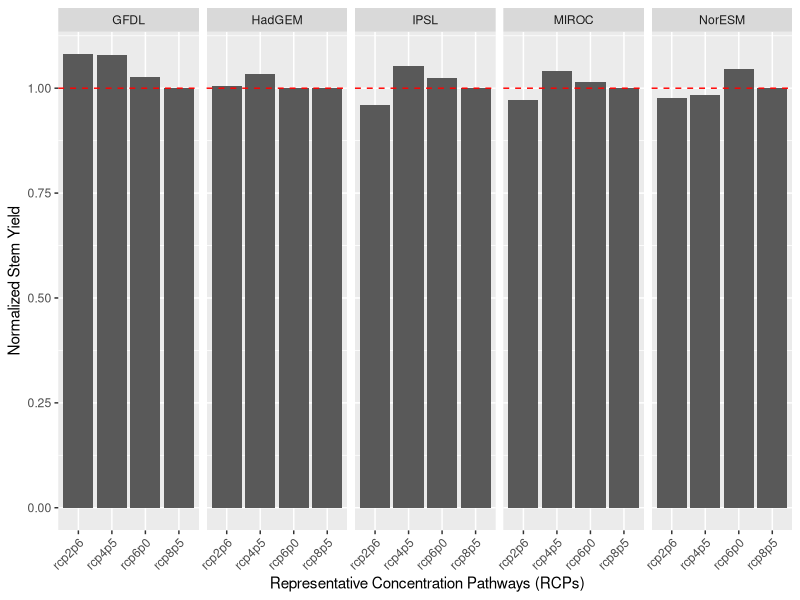

The R source for this figure:
SP_rcp_data <- read.csv("./saopaolo_onepoint_summary.csv")
# Finding relative yield with respect to RCP8P5

SP_rcp_data$refY_rcp8p5 <-c(rep(SP_rcp_data$HarvestedStem[4],4),rep(SP_rcp_data$HarvestedStem[8],4),rep(SP_rcp_data$HarvestedStem[12],4),
                            rep(SP_rcp_data$HarvestedStem[16],4),rep(SP_rcp_data$HarvestedStem[20],4))

SP_rcp_data$Y_rel_rcp8p5 <- SP_rcp_data$HarvestedStem*1/SP_rcp_data$refY_rcp8p5

#Renaming scenario level names
levels(SP_rcp_data$scenario)[levels(SP_rcp_data$scenario)=="rcp2p6"] <- "RCP2.6"
levels(SP_rcp_data$scenario)[levels(SP_rcp_data$scenario)=="rcp4p5"] <- "RCP4.5"
levels(SP_rcp_data$scenario)[levels(SP_rcp_data$scenario)=="rcp6p0"] <- "RCP6.0"
levels(SP_rcp_data$scenario)[levels(SP_rcp_data$scenario)=="rcp8p5"] <- "RCP8.5"

#Renamingmodel level names to be consistent with NCLIM manuscript
levels(SP_rcp_data$modelname)[levels(SP_rcp_data$modelname)=="GFDL"] <- "GFDL-ESM2M"
levels(SP_rcp_data$modelname)[levels(SP_rcp_data$modelname)=="HadGEM"] <- "HadGEM2-ES"
levels(SP_rcp_data$modelname)[levels(SP_rcp_data$modelname)=="IPSL"] <- "IPSL-CM5A-LR"
levels(SP_rcp_data$modelname)[levels(SP_rcp_data$modelname)=="MIROC"] <- "MIROC-ESM-CHEM"
levels(SP_rcp_data$modelname)[levels(SP_rcp_data$modelname)=="NorESM"] <- "NorESM1-M"

library(ggplot2)

rcp_plot <- ggplot(data=SP_rcp_data, aes(x=scenario,y=Y_rel_rcp8p5)) +
            geom_bar(stat="identity") +
            facet_grid(. ~ modelname) +
            geom_hline(yintercept = 1, linetype = "dashed", color = "red") +
            scale_y_continuous(name="Normalized Stem Yield",breaks=c(0,0.25,0.5,0.75,1.0)) +
            scale_x_discrete(name=" Representative Concentration Pathways (RCPs)") +
            theme(axis.text.x=element_text(angle=45, hjust=1))
  
ggsave(filename = "./Normalized_yield_different_RCPs.png", dpi = 800)
